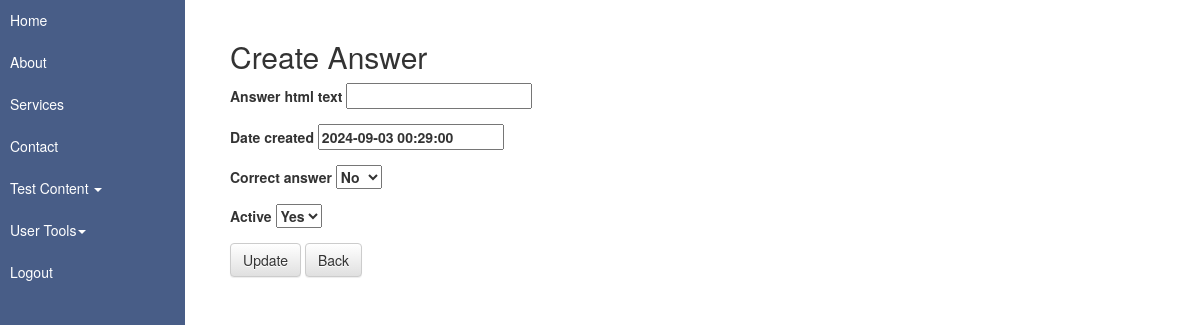
Page /ead/questions/1/answers/update/1 (signed in) on the committed database.
### questions_app/models.py (models this page shows, shortened)
class Answer(models.Model):
    answer_id = models.AutoField(primary_key=True)
    answer_html_text = mce_models.HTMLField()
    date_created = models.DateTimeField(default=datetime.datetime.today, null= True)
    question_answer = models.ForeignKey(
        Question,
        related_name="question_answers",
        on_delete=models.SET_NULL,
        null=True
    )
    active_choices = [
        ("Y","Yes"),
        ("N","No"),
    ]
    correct_answer = models.CharField(max_length=1, choices=active_choices, default="Y")
    active = models.CharField(max_length=1, choices=active_choices, default="Y")
    class Meta:
        db_table = "tb_question_answers"

### questions_app/views.py (the view, shortened to what this page needs)
# urls.py: path(r'questions/<int:question_id>/answers/update/<int:pk>', question_views.AnswerUpdateView.as_view(),name="answer_update_url"),
class AnswerUpdateView(LoginRequiredMixin,UpdateView):
    model=Answer
    form_class=AnswerForm
    template_name="answer/answer_form.html"
    context_object_name="answer_context"
    def get_context_data(self, **kwargs):
        context = super().get_context_data(**kwargs)
        context["answer_form"] = context["form"]
        context["is_update"] = True
        context["question_context"] = get_object_or_404(Question, pk=self.kwargs["question_id"])
        return context
    def get_form_kwargs(self):
        kwargs = super().get_form_kwargs()
        kwargs["question_id"] = self.kwargs["question_id"]
        return kwargs

### questions_app/forms.py (shortened to what this page needs)
class AnswerForm(forms.ModelForm):
    answer_html_text = forms.CharField(widget=TinyMCE(attrs={'cols':50, 'rows':12}))
    date_created     = forms.DateTimeField(
        required=False,
        initial=datetime.datetime.now().strftime("%d-%m-%Y %H:%M"),
        input_formats=['%d-%m-%Y %H:%M'],
        error_messages={
            'invalid': 'Enter a valid date/time in DD-MM-YYYY HH:MM format.'
        }
    )
    correct_answer   = forms.ChoiceField(choices=Answer.active_choices)
    active           = forms.ChoiceField(choices=Answer.active_choices)
    class Meta:
        model = Answer
        fields = [
            'answer_html_text',
            'date_created',
            'correct_answer',
            'active'
        ]
    def __init__(self, *args, **kwargs):
        question_id =  kwargs.pop("question_id",None)
        question = get_object_or_404(Question, pk=question_id)
        super(AnswerForm,self).__init__(*args,**kwargs)
        instance = getattr(self,"instance", None)   # returns an Answer
        if instance and instance.answer_id:
            None
        else:
            self.instance.question_answer = question

### user_auth_app/templatetags/user_auth_tags.py (called while the page is built)
@register.simple_tag
def has_role_from_list(in_role_list, in_role_to_find):
    if isinstance(in_role_list, QuerySet):
        queryset_result = in_role_list.filter(name=str(in_role_to_find))
        if queryset_result.exists():
            return True
        else:
            return False

### questions_app/templates/answer/answer_form.html (shortened to what this page needs)
{% extends "base.html" %}
{% block content %}
<div class="container col-xs-12">
    <h2>Create Answer</h2>
    <form method="POST">
        {% for field  in answer_form  %}
        <p>
        <label for="{{ field.id_for_label }}">
            {{ field.label }} {{field}}
        </label>
        </p>
        {% endfor %}
        {% if is_update  %}
        <input type="submit" class="btn btn-default" value="Update">
        {% else %}
        <input type="submit" class="btn btn-default" value="Create">
        {% endif %}
        <a href="{% url 'questions_app:question_detail_url' pk=question_context.question_id %}" class="btn btn-default">Back</a>
    </form>
</div>
{% endblock content %}

### static/DataTables/datatables.css (style rules this page uses)
:root { --dt-row-selected: 13, 110, 253; --dt-row-selected-text: 255, 255, 255; --dt-row-selected-link: 9, 10, 11; --dt-row-stripe: 0, 0, 0; --dt-row-hover: 0, 0, 0; --dt-column-ordering: 0, 0, 0; --dt-html-background: white; }

### rows in the picture
Answer: answer_form "2024-09-03 00:29:00" "No" "Yes"

### other values in the picture
{{ field.label }} "Answer html text" "Date created" "Correct answer" "Active"
